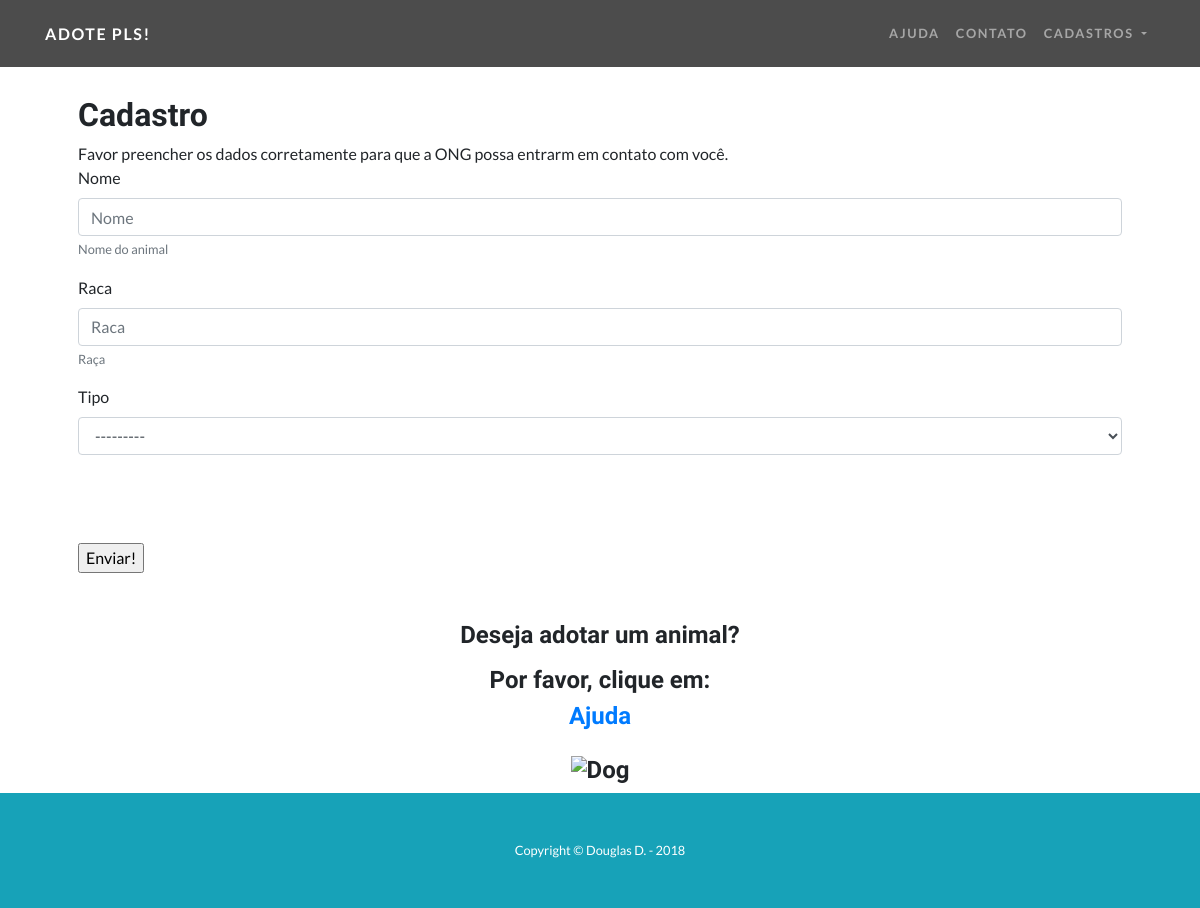
Before: /nova/animal/ with the older database file.
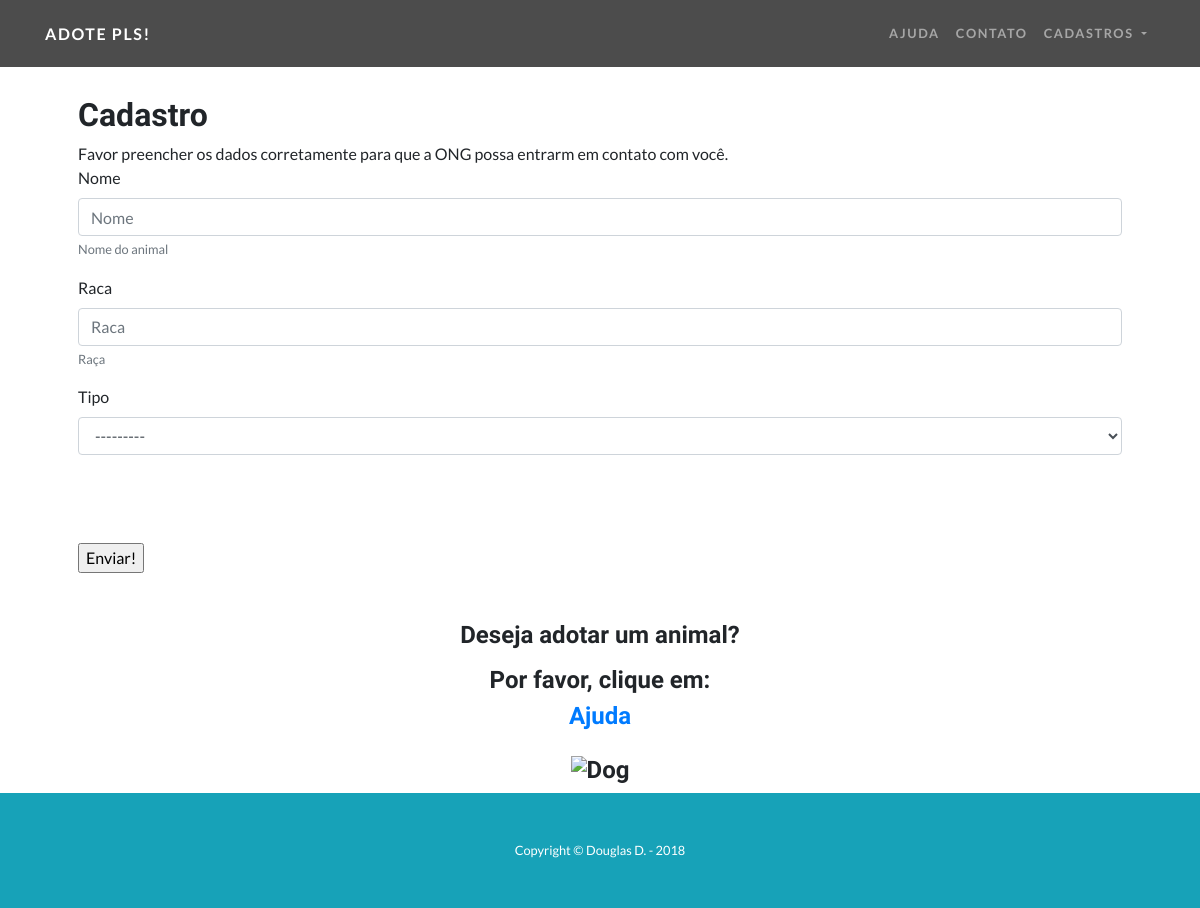
After: the same page with the newer database file.
### animais/models.py (models this page shows)
class Tipo(models.Model):
    tipo = models.CharField(max_length=50, help_text='Tipo de animal')
    def __str__(self):
        return self.tipo + ' - ' + str()

### animais/views.py (the view)
# urls.py: path('nova/animal/', AnimalCreate.as_view(), name='inserir-animal'),
class AnimalCreate(CreateView):
    model = Animal
    success_url = reverse_lazy('listar-animais')
    template_name = 'form.html'
    fields = ['nome', 'raca', 'tipo']

### animais/templates/form.html (shortened to what this page needs)
{% extends 'modelo.html' %}
{% load bootstrap4 %}
{% block conteudo %}
<div class="container">
  <div class="row pt-5">
    <div class="col-sm p-5">
      <h2>Cadastro</h2>
      Favor preencher os dados corretamente para que a ONG possa entrarm em contato com você.
        <form method="post">
            {% bootstrap_form form %}
            <br><br>
            <br><input type="submit" value="Enviar!">
        </form>
    </div>
  </div>
</div>
{% endblock %}

Changed rows visible on the page:
added Tipo: tipo "---------"
Other visible differences:
form field tipo: "---------" → (not shown)
